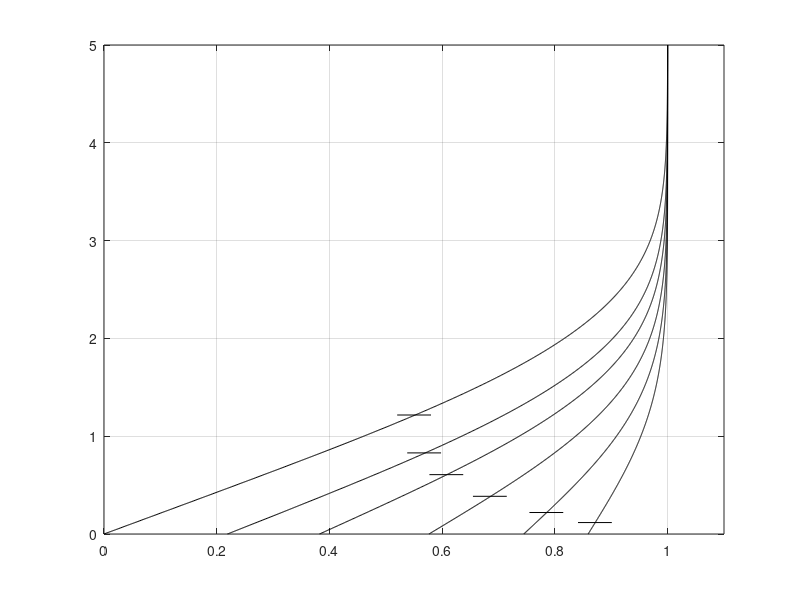
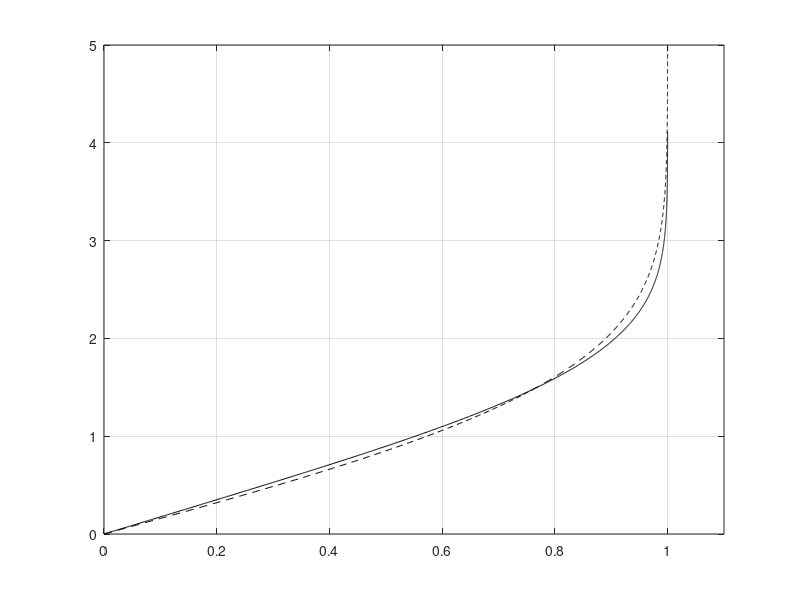
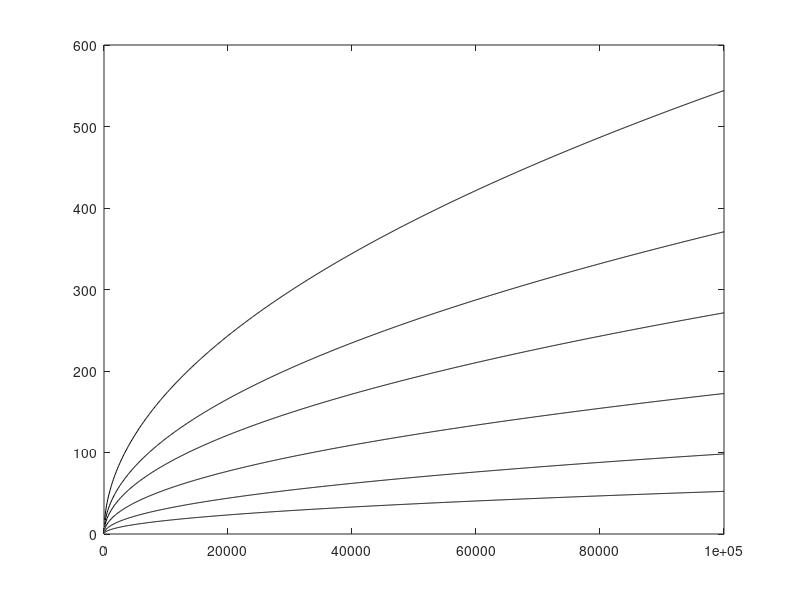
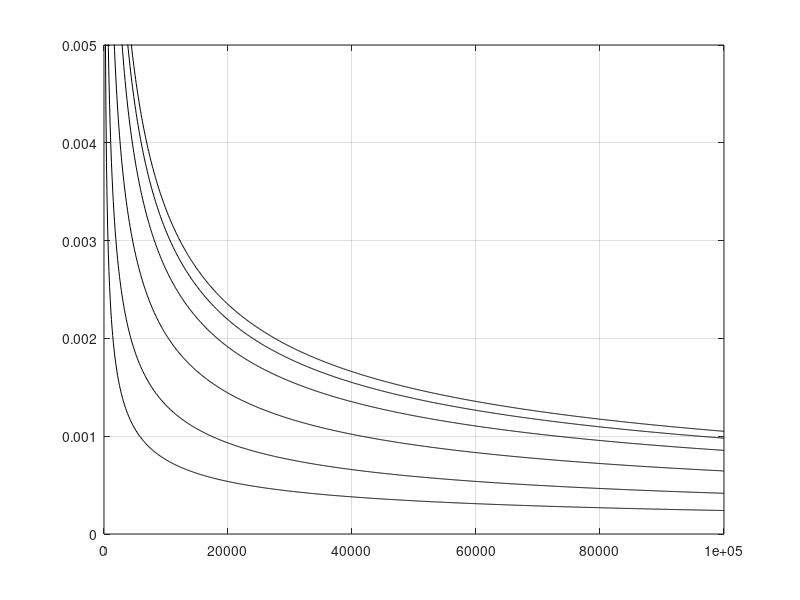

MATLAB code for these plots, in order:
function blasius
clear;  figure(1);  clf;

% Compute boundary layer profiles for 0 <= k <= 8.
x=[100:100:100000];
for i=1:6
   switch i
     case 1 
        k=0;   f0_3=0.4695997;
     case 2
        k=0.5; f0_3=0.4382;
     case 3
        k=1;   f0_3=0.3824;
     case 4
        k=2;   f0_3=0.2883;
     case 5
        k=4;   f0_3=0.1862;
     case 6
        k=8;   f0_3=0.10737;
   end
   k_save(i)=k;  f0_3_save(i)=f0_3;

   eta=0;  f=[0; k*f0_3; f0_3];
   eta_save(1)=eta;   u_save(1,i)=f(2);   h=0.004;  etamax=5;  eta_star=0;
   for n=1:etamax/h    % March over 0 -> etamax with RK4
          f2old=f(2);
          k1=fprime(f);
          k2=fprime(f+(h/2)*k1);
          k3=fprime(f+(h/2)*k2);
          k4=fprime(f+h*k3);
          f=f+(h/6)*k1+(h/3)*(k2+k3)+(h/6)*k4;
          eta_star=eta_star+(1-(f(2)+f2old)/2)*h;
          eta=eta+h; 
          eta_save(n+1)=eta;   u_save(n+1,i)=f(2);
   end
   f1=f(2)
   eta_star_times_sqrt2=eta_star*sqrt(2)
   u_star=u_save(round(eta_star/h),i);
   eta_star_tilde = eta_star/(u_save(etamax/h+1,i)-u_save(1,i));

   figure(1); plot(u_save(:,i),eta_save,'k-'); hold on;
   plot([u_star-0.03 u_star+0.03],[eta_star eta_star],'k-');
   figure(2);
   switch i
     case 1
        plot((u_save(:,i)-u_save(1,i))/(u_save(etamax/h+1,i)-u_save(1,i)), ...
                    (eta_save/eta_star)*(u_save(etamax/h+1,i)-u_save(1,i)),'k-'); hold on;
     case 6
        plot((u_save(:,i)-u_save(1,i))/(u_save(etamax/h+1,i)-u_save(1,i)), ...
                    (eta_save/eta_star)*(u_save(etamax/h+1,i)-u_save(1,i)),'k--'); hold on;
   end
   u_inf=f(2);
   figure(3); plot(x,eta_star_times_sqrt2 .* sqrt(x),'k-'); hold on;
end

figure(1); axis([0 1.1 0 etamax]);  grid; hold off; print -deps profiles.eps
figure(2); axis([0 1.1 0 etamax]);  grid; hold off; print -deps profiles_scaled.eps
figure(3);                                hold off; print -deps deltastargrowth.eps

% Compare shape of k=0 curve and k=8 curve.
% Note that they are slightly different.

u_save_etamax = u_save(etamax/h+1,6)
u_save_1      = u_save(1,6)


figure(4);  clf;
for i=1:6;
  temp=f0_3_save(i)/sqrt(2);
  plot(x,temp./sqrt(x),'k-');  hold on;
end
axis([0 10^5 0 0.005]);  grid; hold off;
print -deps drag_evolving.eps

function [fp] = fprime(f)
fp=[f(2); f(3); -f(1)*f(3)];
